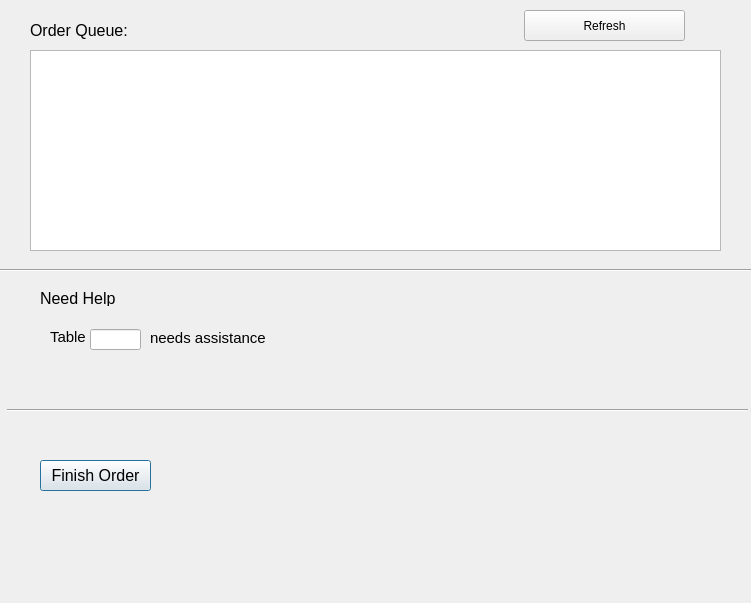
<?xml version="1.0" encoding="UTF-8"?>
<ui version="4.0">
 <class>Restaurant</class>
 <widget class="QDialog" name="Restaurant">
  <property name="geometry">
   <rect>
    <x>0</x>
    <y>0</y>
    <width>751</width>
    <height>603</height>
   </rect>
  </property>
  <property name="windowTitle">
   <string>Dialog</string>
  </property>
  <widget class="Line" name="line">
   <property name="geometry">
    <rect>
     <x>0</x>
     <y>260</y>
     <width>761</width>
     <height>20</height>
    </rect>
   </property>
   <property name="orientation">
    <enum>Qt::Horizontal</enum>
   </property>
  </widget>
  <widget class="QLabel" name="label">
   <property name="geometry">
    <rect>
     <x>30</x>
     <y>20</y>
     <width>111</width>
     <height>21</height>
    </rect>
   </property>
   <property name="font">
    <font>
     <pointsize>12</pointsize>
    </font>
   </property>
   <property name="text">
    <string>Order Queue:</string>
   </property>
  </widget>
  <widget class="QTextBrowser" name="textBrowser">
   <property name="geometry">
    <rect>
     <x>30</x>
     <y>50</y>
     <width>691</width>
     <height>201</height>
    </rect>
   </property>
  </widget>
  <widget class="QLabel" name="label_2">
   <property name="geometry">
    <rect>
     <x>40</x>
     <y>290</y>
     <width>101</width>
     <height>16</height>
    </rect>
   </property>
   <property name="font">
    <font>
     <pointsize>12</pointsize>
    </font>
   </property>
   <property name="text">
    <string>Need Help</string>
   </property>
  </widget>
  <widget class="QLabel" name="label_3">
   <property name="geometry">
    <rect>
     <x>50</x>
     <y>330</y>
     <width>47</width>
     <height>13</height>
    </rect>
   </property>
   <property name="font">
    <font>
     <pointsize>11</pointsize>
    </font>
   </property>
   <property name="text">
    <string>Table</string>
   </property>
  </widget>
  <widget class="QLabel" name="label_5">
   <property name="geometry">
    <rect>
     <x>150</x>
     <y>330</y>
     <width>131</width>
     <height>16</height>
    </rect>
   </property>
   <property name="font">
    <font>
     <pointsize>11</pointsize>
    </font>
   </property>
   <property name="text">
    <string>needs assistance</string>
   </property>
  </widget>
  <widget class="QPushButton" name="pushButton">
   <property name="geometry">
    <rect>
     <x>40</x>
     <y>460</y>
     <width>111</width>
     <height>31</height>
    </rect>
   </property>
   <property name="font">
    <font>
     <pointsize>12</pointsize>
    </font>
   </property>
   <property name="text">
    <string>Finish Order</string>
   </property>
  </widget>
  <widget class="Line" name="line_2">
   <property name="geometry">
    <rect>
     <x>7</x>
     <y>400</y>
     <width>741</width>
     <height>20</height>
    </rect>
   </property>
   <property name="orientation">
    <enum>Qt::Horizontal</enum>
   </property>
  </widget>
  <widget class="QLineEdit" name="lineEdit">
   <property name="geometry">
    <rect>
     <x>90</x>
     <y>329</y>
     <width>51</width>
     <height>21</height>
    </rect>
   </property>
   <property name="font">
    <font>
     <pointsize>11</pointsize>
    </font>
   </property>
  </widget>
  <widget class="QPushButton" name="pushButton_2">
   <property name="geometry">
    <rect>
     <x>524</x>
     <y>10</y>
     <width>161</width>
     <height>31</height>
    </rect>
   </property>
   <property name="text">
    <string>Refresh</string>
   </property>
  </widget>
 </widget>
 <resources/>
 <connections/>
</ui>
